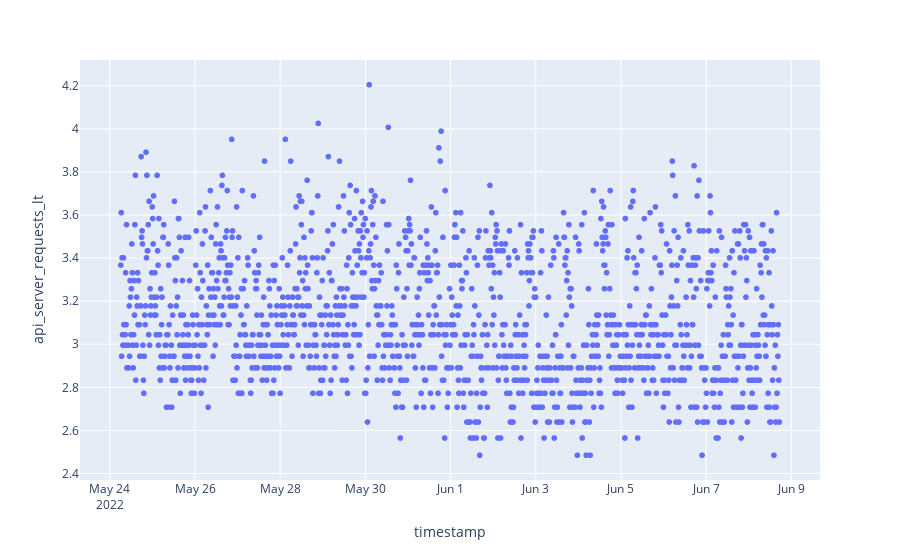

The notebook cell saved with this chart:
### Code cell
px.scatter(cluster_api_server_df, x="timestamp", y="api_server_requests_lt").show()

### Figure 1 — Plotly figure (JSON) as saved in the notebook; plotly's stock layout.template omitted (floating-point values rounded to 4 significant figures; data arrays with more than 128 entries replaced by an {"elided": "..."} marker saying what was removed)
{"data": [{"hovertemplate": "timestamp=%{x}<br>api_server_requests_lt=%{y}<extra></extra>", "legendgroup": "", "marker": {"color": "#636efa", "symbol": "circle"}, "mode": "markers", "name": "", "showlegend": false, "type": "scattergl", "x": {"elided": "1485 str values"}, "xaxis": "x", "y": {"elided": "1485 float values"}, "yaxis": "y"}], "layout": {"autosize": true, "legend": {"tracegroupgap": 0}, "margin": {"t": 60}, "xaxis": {"anchor": "y", "autorange": true, "domain": [0, 1], "range": ["2022-05-23 07:21:28.4193", "2022-06-09 15:58:49.5807"], "title": {"text": "timestamp"}, "type": "date"}, "yaxis": {"anchor": "x", "autorange": true, "domain": [0, 1], "range": [2.352, 4.338], "title": {"text": "api_server_requests_lt"}, "type": "linear"}}}
